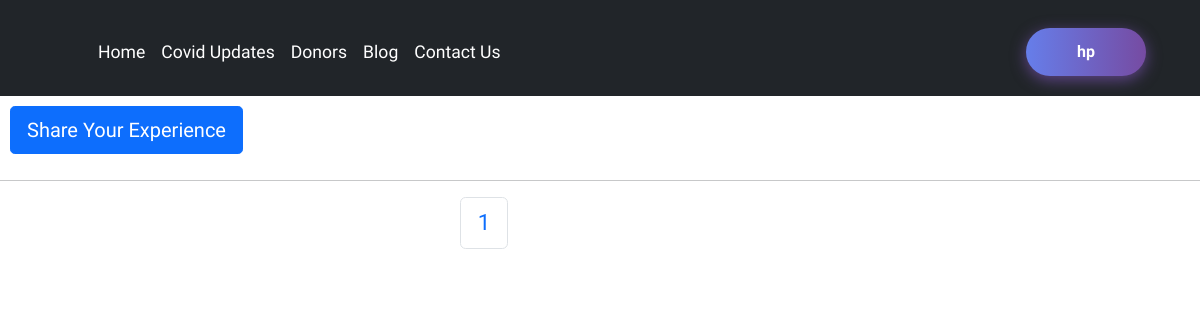
The app's page /blog/ (signed in), older data.
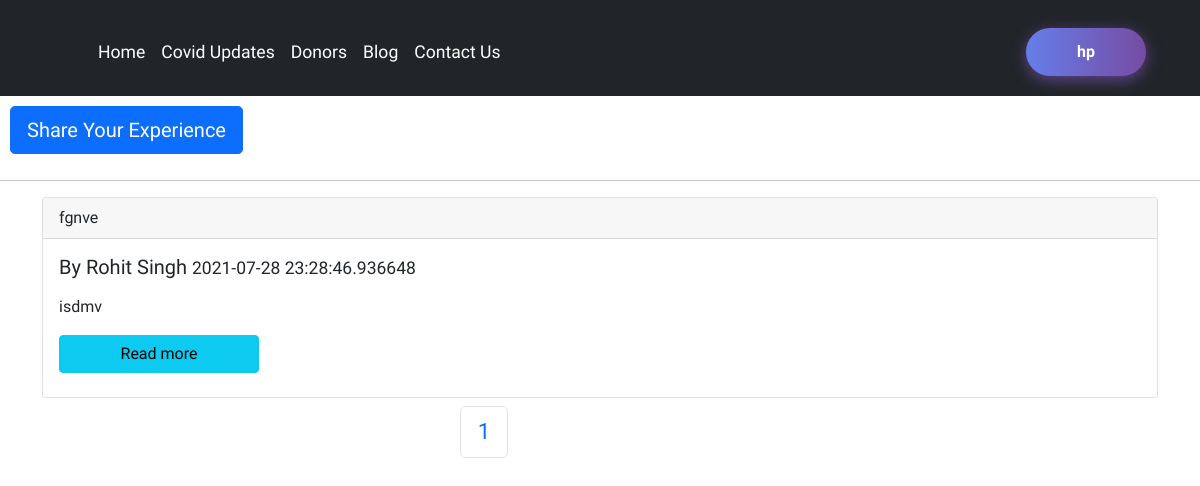
The same page, newer data.
### blog/models.py (models this page shows, shortened)
class Post(models.Model):
    sno=models.AutoField(primary_key=True)
    title=models.CharField(max_length=255)
    author=models.CharField(max_length=50)
    authorUsername=models.CharField(max_length=50, default="")
    Timestamp=models.CharField(max_length=50)
    blog_img = models.ImageField(upload_to='')
    content=models.TextField()

### blog/views.py (the view)
# urls.py: path('', views.blogHome, name='blogHome'),
def blogHome(request):
    post = Post.objects.all().order_by('sno')
    paginator = Paginator(post, 4)
    Page_number = request.GET.get('page')
    Page_obj = paginator.get_page(Page_number)
    messages.success(request, "Your message has been successfully sent")
    return render(request, 'blog/blogHome.html', {"page_obj": Page_obj})

### templates/blog/blogHome.html (shortened to what this page needs)
{% extends 'base.html' %}
{% block body %}
<a href="/blog/addblog">
  <button type="button" id="share" class="btn btn-lg btn-primary">Share Your Experience</button>
</a>
<hr>
<div class="container">
  {% for post in page_obj %}
  <div class="card my-2 cardd {% cycle 'left1' 'right1' 'left2' 'right2' %}">
    <div class="card-header">
      {{post.title}}
    </div>
    <div class="card-body">
      <h5 class="card-title">By {{post.author}} <small>{{post.Timestamp}} </small></h5>
      <p class="card-text">
        {% autoescape off %}{{post.content|slice:200}}{% endautoescape %}
      </p>
      <a href="/blog/{{post.sno}}" class="btn btn-info my-2 block">Read more</a>
    </div>
  </div>
  {% endfor %}
  <div id="pagination">
    <nav aria-label="Page navigation example">
      <ul class="pagination">
        <li class="page-item  right2"><a class="page-link" href="#">{{page_obj.number}}</a></li>
      </ul>
    </nav>
  </div>
</div>
{% endblock %}

### templates/base.html (shortened to what this page needs)
<!DOCTYPE html>
<html lang="en">
<head>
  <link href="https://cdn.jsdelivr.net/npm/bootstrap@5.0.2/dist/css/bootstrap.min.css" rel="stylesheet"
>
</head>
<body>
  <div id="j">
    <header id="i" class="p-3 bg-dark nn tran text-white">
      <div id="navbar" class="container">
        <div id="navbar2" class="d-flex flex-wrap align-items-center justify-content-center justify-content-lg-start">
          <a href="/" class="d-flex align-items-center mb-2 mb-lg-0 text-white text-decoration-none">
            <svg class="bi me-2" width="40" height="32" role="img" aria-label="Bootstrap">
              <use xlink:href="#bootstrap">
              </use>
            </svg>
          </a>
          <ul class="nav col-12 col-lg-auto me-lg-auto mb-2 justify-content-center mb-md-0" id="List">
            <li><a href="/" class="nav-link px-2 text-white">Home</a></li>
            <li id="z"><a href="/covidupdates" class="nav-link px-2 text-white">Covid Updates</a></li>
            <li><a href="/donors" class="nav-link px-2 text-white">Donors</a></li>
            <li><a href="/blog" class="nav-link px-2 text-white">Blog</a></li>
            <li><a href="/contactus" class="nav-link px-2 text-white">Contact Us</a></li>
          </ul>
          {% if request.user.is_authenticated %}
          <a href="/profile">
      <button class="btn-hover color-3">{{request.user}}</button></a>
          {% else %}
            {% load socialaccount %}
          {% endif %}
        </div>
      </div>
    </header>
  </div>
  {% block body %}
  {% endblock body %}
</body>
</html>

### templates/blog/blogHome.html (style rules this page uses)
#pagination { margin: auto; width: 200px; zoom: 1.4; }
#share { margin: 10px; }
.left1 { animation: left1 0.3s ease-out 1 forwards; }
.right2 { position: relative; right: -200px; visibility: hidden; animation: right1 0.3s ease-in 1 0.7s forwards; }
.block { display: block; width: 200px; }

### templates/base.html (style rules this page uses)
* { font-family: 'Baloo Bhai 2', cursive; padding: 0; margin: 0; z-index: 1; }
#j { -webkit-transition: all 0.5s ease-in-out; -moz-transition: all 0.5s ease-in-out; -o-transition: all 0.5s ease-in-out; transition: all 0.5s ease-in-out; transition: all 2s ease-in-out; height: auto; overflow: hidden; }
a { text-decoration: none; color: white; font: weight 9px; }
.nn { max-height: 12vh; }
.tran { transition: max-height 2s; font-size: 1.1em; }
* { -webkit-box-sizing: border-box; -moz-box-sizing: border-box; box-sizing: border-box; }
.btn-hover { min-width: 120px; font-size: 1.4em; font-size: 16px; font-weight: 600; color: #fff; cursor: pointer; margin: 12px; padding: 12px 23px; text-align:center; border: none; background-size: 300% 100%; border-radius: 50px; -o-transition: all .4s ease-in-out; -webkit-transition: all .4s ease-in-out; transition: all .4s ease-in-out; }
.btn-hover.color-3 { background-image: linear-gradient(to right, #667eea, #764ba2, #6B8DD6, #8E37D7); box-shadow: 0 4px 15px 0 rgba(116, 79, 168, 0.75); }

Row changes from the older to the newer data that the page shows:
added Post: title "fgnve", author "Rohit Singh", Timestamp "2021-07-28 23:28:46.936648", content "isdmv"
